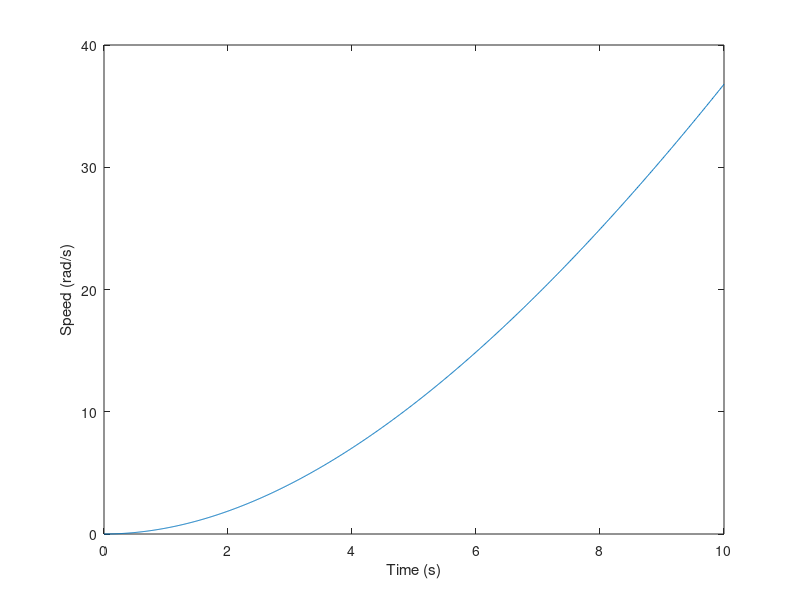

The MATLAB source for this figure:
% Define constants
R = 0.01; % Resistance of electric motor (Ohms)
L = 0.1; % Inductance of electric motor (Henry)
Kt = 0.1; % Torque constant of electric motor (N*m/A)
Kv = 10; % Speed constant of electric motor (rad/s/V)
J = 0.1; % Rotor inertia (kg*m^2)
B = 0.01; % Damping coefficient (N*m*s/rad)

% Define state-space model for electric motor
A = [0 1; 0 -B/J];
B = [0; Kt/J];
C = [1 0];
D = 0;
sys = ss(A,B,C,D);

% Define input signal (step response)
t = 0:0.01:10; % Time vector
u = ones(size(t)); % Step input

% Simulate electric motor response
[y,t,x] = lsim(sys,u,t);

% Plot electric motor response
plot(t,y);
xlabel('Time (s)');
ylabel('Speed (rad/s)');
